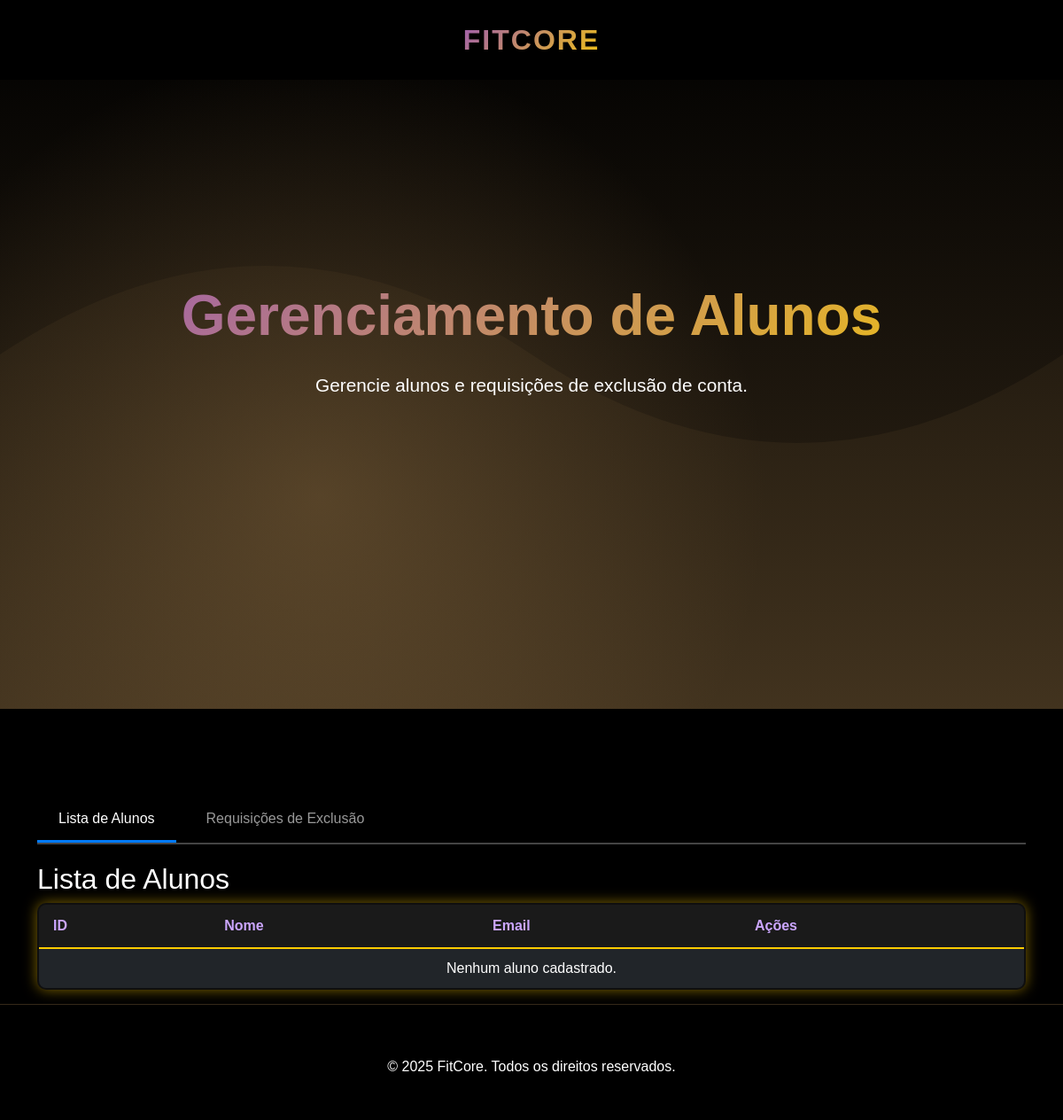
The app's page /lista_alunos/ (signed in), older data.
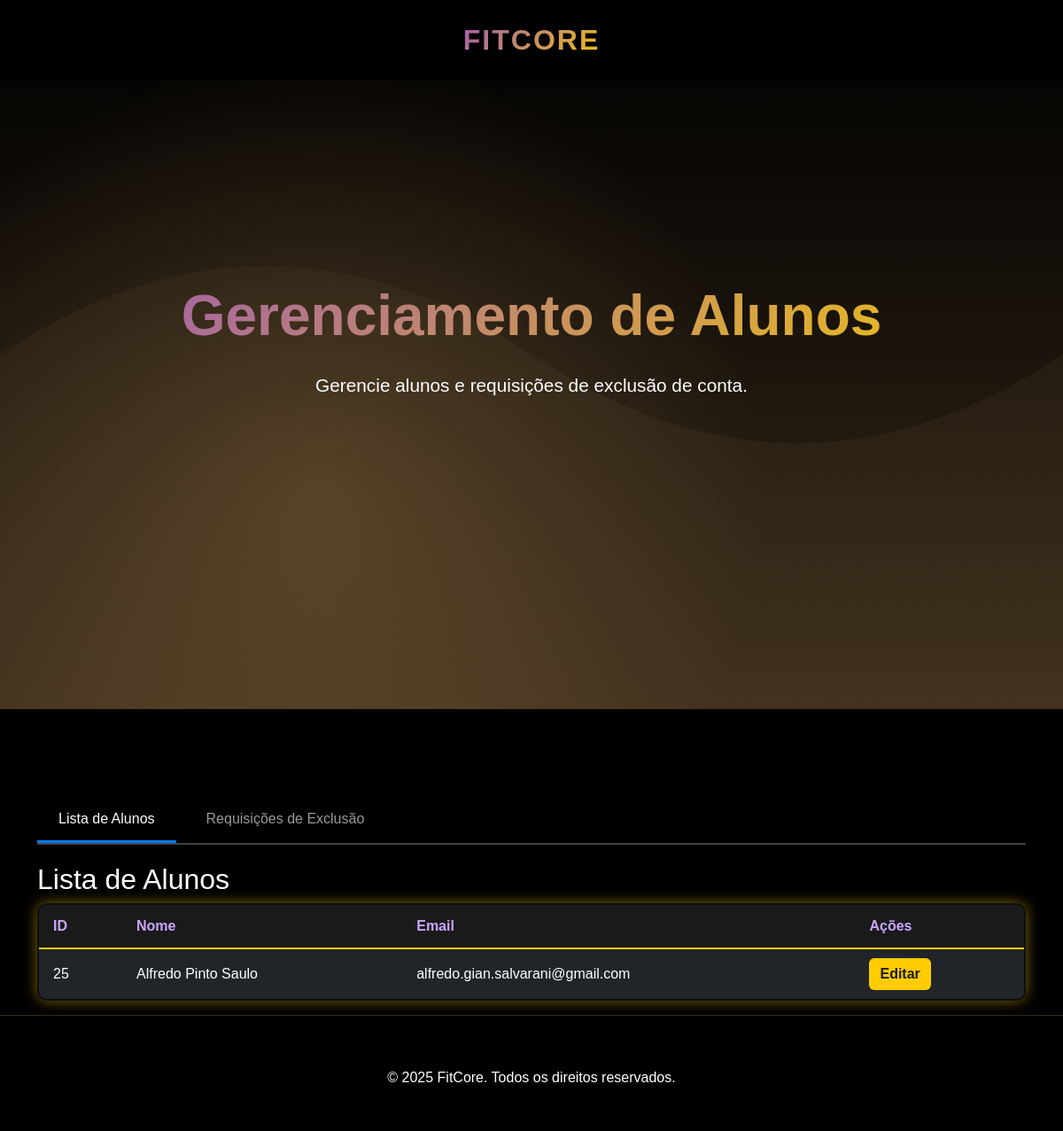
The same page, newer data.
### cadastro/models.py (models this page shows, shortened)
class Usuario(models.Model):
    GENERO_CHOICES = [
        ('M', 'Masculino'),
        ('F', 'Feminino'),
        ('O', 'Outro'),
        ('N', 'Prefiro não dizer'),
    ]
    nome_completo = models.CharField(max_length=100)
    senha = models.CharField(max_length=100)
    email = models.EmailField(max_length=100, unique=True)
    telefone = models.CharField(max_length=20)
    data_nascimento = models.DateField()
    genero = models.CharField(max_length=1, choices=GENERO_CHOICES)
    observacoes = models.TextField(blank=True)

### TelaProf/views.py (the view, shortened to what this page needs)
# urls.py: path('lista_alunos/', views.lista_alunos, name='lista_alunos'),
@login_required
def lista_alunos(request):
    alunos = Usuario.objects.all()
    requisicoes = RequisicaoExclusao.objects.filter(status='pendente').select_related('usuario')
    aba_ativa = request.GET.get('aba', 'alunos')
    return render(request, 'lista_alunos.html', {
        'alunos': alunos,
        'requisicoes': requisicoes,
        'aba_ativa': aba_ativa,
    })

### TelaProf/templates/lista_alunos.html (shortened to what this page needs)
{% load static %}
<!DOCTYPE html>
<html lang="en">
<head>
    <link href="{% static 'css/bootstrap.min.css' %}" rel="stylesheet">
    <link href="{% static 'css/estilo.css' %}" rel="stylesheet">
</head>
<body>
    <nav class="navbar navbar-expand-lg navbar-dark fixed-top">
        <div class="container d-flex justify-content-center">
            <a class="navbar-brand mx-auto" href="{% url 'membros' %}">FitCore</a>
        </div>
    </nav>
    <section class="hero">
        <div class="container hero-content text-center">
            <h1>Gerenciamento de Alunos</h1>
            <p>Gerencie alunos e requisições de exclusão de conta.</p>
        </div>
    </section>
    <div class="container list-container" style="margin-top: 100px;">
        <div class="tab-container">
            <button class="tab-btn {% if aba_ativa == 'alunos' %}active{% endif %}" onclick="switchTab('alunos')">
                Lista de Alunos
            </button>
            <button class="tab-btn {% if aba_ativa == 'requisicoes' %}active{% endif %}" onclick="switchTab('requisicoes')">
                Requisições de Exclusão
            </button>
        </div>
        <div id="alunos-tab" class="tab-content {% if aba_ativa == 'alunos' %}active{% endif %}">
            <h2>Lista de Alunos</h2>
            <table class="table custom-table">
                <thead class="table-dark">
                    <tr class="table-dark">
                        <th>ID</th>
                        <th>Nome</th>
                        <th>Email</th>
                        <th>Ações</th>
                    </tr>
                </thead>
                <tbody class="table-group-divider">
                {% for aluno in alunos %}
                    <tr class="table-dark">
                        <td class="align-middle">{{ aluno.id }}</td>
                        <td class="align-middle">{{ aluno.nome_completo }}</td>
                        <td class="align-middle">{{ aluno.email }}</td>
                        <td class="align-middle">
                            <a href="{% url 'TelaProf:editar_aluno' aluno.id %}" class="btn btn-primary">Editar</a>
                        </td>
                    </tr>
                {% empty %}
                    <tr class="table-dark">
                        <td colspan="4" class="text-center">Nenhum aluno cadastrado.</td>
                    </tr>
                {% endfor %}
                </tbody>
            </table>
        </div>
    </div>
    <footer class="footer text-center">
        <p style="margin-top: 10px;">&copy; 2025 FitCore. Todos os direitos reservados.</p>
    </footer>
</body>
</html>

Row changes from the older to the newer data that the page shows:
added Usuario: id "25", nome_completo "Alfredo Pinto Saulo", email "alfredo.gian.salvarani@gmail.com"
Text that changed along with them:
text no longer shown: "Nenhum aluno cadastrado."
